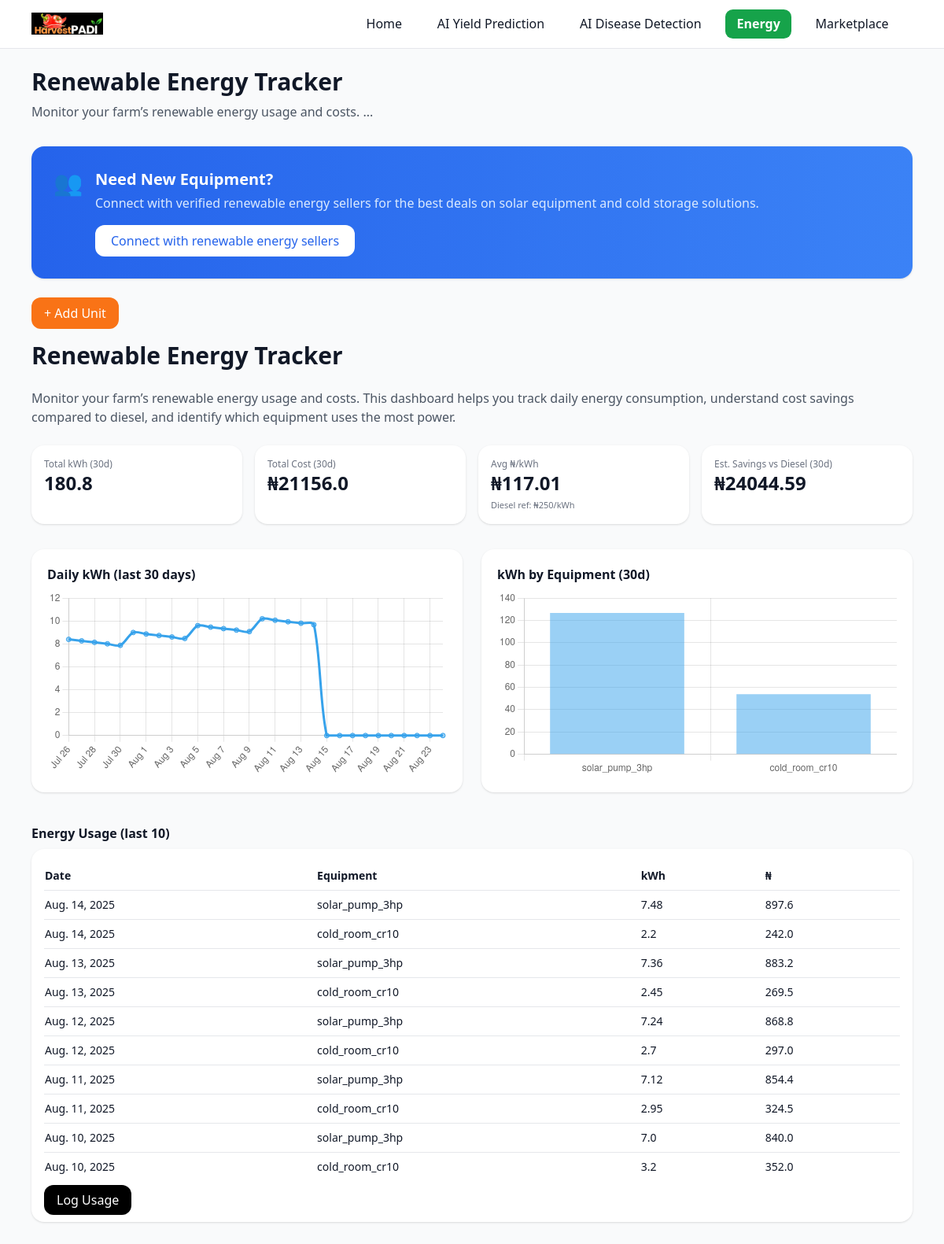
Page /energy/ on the committed database.
### energy/models.py (models this page shows, shortened)
class EnergyUsage(models.Model):
    date = models.DateField()
    equipment = models.CharField(max_length=100)  # e.g., solar_pump_3hp
    kwh = models.FloatField()
    cost_ngn = models.FloatField()

### energy/views.py (the view)
# urls.py: path('', views.energy_home, name='energy_home'),
def energy_home(request):
    role = get_role(request)
    products = RenewableProduct.objects.all()[:12]
    last_day = date.today()
    start_day = last_day - timedelta(days=29)
    usage_qs = EnergyUsage.objects.filter(date__gte=start_day, date__lte=last_day)
    total_kwh = usage_qs.aggregate(k=Sum('kwh'))['k'] or 0
    total_cost = usage_qs.aggregate(c=Sum('cost_ngn'))['c'] or 0
    avg_cost_per_kwh = round(total_cost / total_kwh, 2) if total_kwh else 0.0
    DIESEL_NGN_PER_KWH = 250  # tweak for your demo
    est_savings = max(DIESEL_NGN_PER_KWH - avg_cost_per_kwh, 0) * total_kwh if total_kwh else 0
    rows = (
        usage_qs.values('date')
        .annotate(kwh=Sum('kwh'))
        .order_by('date')
    )
    day_map = {r['date']: float(r['kwh'] or 0) for r in rows}
    labels, series_kwh = [], []
    for i in range(30):
        d = start_day + timedelta(days=i)
        labels.append(d.strftime('%b %d').replace(' 0', ' '))
        series_kwh.append(day_map.get(d, 0.0))
    eq_rows = (
        usage_qs.values('equipment')
        .annotate(kwh=Sum('kwh'))
        .order_by('-kwh')[:6]
    )
    eq_labels = [r['equipment'] for r in eq_rows]
    eq_series = [float(r['kwh'] or 0) for r in eq_rows]
    chart_data = {
        "labels": labels,
        "kwhSeries": series_kwh,
        "equipLabels": eq_labels,
        "equipSeries": eq_series,
    }
    recent_usage = EnergyUsage.objects.order_by('-date')[:10] if role == 'farmer' else []
    ctx = {
        'role': role,
        'products': products,
        'usage': recent_usage,
        'totals': {
            'kwh': round(total_kwh, 2),
            'cost_ngn': round(total_cost, 2),
            'avg_cost_per_kwh': avg_cost_per_kwh,
            'est_savings': round(est_savings, 2),
        },
        'chart_data': chart_data,   # <-- was 'chart_json': json.dumps(chart_data)
        'diesel_ref': DIESEL_NGN_PER_KWH,
    }
    return render(request, 'energy/home.html', ctx)

### core/utils.py (called while the page is built)
def get_role(request, default="farmer"):
    return request.session.get("role", default)

### templates/energy/home.html (shortened to what this page needs)
{% extends 'base.html' %}
{% load i18n %}
{% block content %}
<h1 class="text-3xl font-bold mb-2">{% trans "Renewable Energy Tracker" %}</h1>
<p class="text-gray-600 mb-6">
  {% trans "Monitor your farm’s renewable energy usage and costs. ..." %}
</p>
<div class="mt-8 mb-6 rounded-2xl p-6 md:p-7 text-white shadow
            bg-gradient-to-r from-blue-600 to-blue-500">
  <div class="flex items-start gap-4">
    <div class="text-2xl md:text-3xl leading-none">👥</div>
    <div class="flex-1">
      <h3 class="text-lg md:text-xl font-semibold">Need New Equipment?</h3>
      <p class="mt-1 text-blue-100">
        Connect with verified renewable energy sellers for the best deals on solar equipment and cold storage solutions.
      </p>
      <a href="https://harvestpadi.vercel.app/farmer"
         target="_blank" rel="noopener"
         class="inline-block mt-4 px-5 py-2 rounded-xl bg-white text-blue-600 font-medium hover:bg-blue-50">
        Connect with renewable energy sellers
      </a>
    </div>
  </div>
</div>
<div class="mb-4">
  <a href="{% url 'energy_unit_new' %}"
     class="inline-flex items-center px-4 py-2 rounded-xl text-white"
     style="background:#F97316;">
    + Add Unit
  </a>
</div>
<h1 class="text-3xl font-bold mb-6">{% trans "Renewable Energy Tracker" %}</h1>
<p class="text-gray-600 mb-6">
  Monitor your farm’s renewable energy usage and costs.
  This dashboard helps you track daily energy consumption, understand cost savings compared to diesel,
  and identify which equipment uses the most power.
</p>
<div class="grid md:grid-cols-4 gap-4 mb-8">
  <div class="bg-white p-4 rounded-2xl shadow">
    <div class="text-xs text-gray-500">{% trans "Total kWh (30d)" %}</div>
    <div class="text-2xl font-bold">{{ totals.kwh }}</div>
  </div>
  <div class="bg-white p-4 rounded-2xl shadow">
    <div class="text-xs text-gray-500">{% trans "Total Cost (30d)" %}</div>
    <div class="text-2xl font-bold">₦{{ totals.cost_ngn }}</div>
  </div>
  <div class="bg-white p-4 rounded-2xl shadow">
    <div class="text-xs text-gray-500">{% trans "Avg ₦/kWh" %}</div>
    <div class="text-2xl font-bold">₦{{ totals.avg_cost_per_kwh }}</div>
    <div class="text-[11px] text-gray-500 mt-1">{% trans "Diesel ref" %}: ₦{{ diesel_ref }}/kWh</div>
  </div>
  <div class="bg-white p-4 rounded-2xl shadow">
    <div class="text-xs text-gray-500">{% trans "Est. Savings vs Diesel (30d)" %}</div>
    <div class="text-2xl font-bold">₦{{ totals.est_savings }}</div>
  </div>
</div>
<div class="grid lg:grid-cols-2 gap-6">
  <div class="bg-white p-5 rounded-2xl shadow">
    <div class="font-semibold mb-2">{% trans "Daily kWh (last 30 days)" %}</div>
    <canvas id="kwhChart" height="140"></canvas>
  </div>
  <div class="bg-white p-5 rounded-2xl shadow">
    <div class="font-semibold mb-2">{% trans "kWh by Equipment (30d)" %}</div>
    <canvas id="equipChart" height="140"></canvas>
  </div>
</div>
{% if role == 'farmer' %}
  <h2 class="font-semibold mt-10 mb-2">{% trans "Energy Usage (last 10)" %}</h2>
  <div class="bg-white p-4 rounded-2xl shadow overflow-x-auto">
    <table class="min-w-full text-sm">
      <thead><tr class="text-left">
        <th class="py-2 pr-4">{% trans "Date" %}</th>
        <th class="py-2 pr-4">{% trans "Equipment" %}</th>
        <th class="py-2 pr-4">kWh</th>
        <th class="py-2 pr-4">₦</th>
      </tr></thead>
      <tbody>
        {% for u in usage %}
        <tr class="border-t">
          <td class="py-2 pr-4">{{ u.date }}</td>
          <td class="py-2 pr-4">{{ u.equipment }}</td>
          <td class="py-2 pr-4">{{ u.kwh }}</td>
          <td class="py-2 pr-4">{{ u.cost_ngn }}</td>
        </tr>
        {% endfor %}
      </tbody>
    </table>
    <div class="mt-3">
      <a class="px-4 py-2 bg-black text-white rounded-xl" href="/energy/usage/">{% trans "Log Usage" %}</a>
    </div>
  </div>
{% endif %}
<script>
  const data = JSON.parse(document.getElementById('energy-data').textContent);
  // Line chart: daily kWh
  new Chart(document.getElementById('kwhChart'), {
    type: 'line',
    data: {
      labels: data.labels,
      datasets: [{ label: 'kWh', data: data.kwhSeries, tension: 0.3 }]
    },
    options: {
      responsive: true,
      scales: { y: { beginAtZero: true } },
      plugins: { legend: { display: false } }
    }
  });
  // Bar chart: equipment share
  new Chart(document.getElementById('equipChart'), {
    type: 'bar',
    data: {
      labels: data.equipLabels,
      datasets: [{ label: 'kWh', data: data.equipSeries }]
    },
    options: {
      responsive: true,
      scales: { y: { beginAtZero: true } },
      plugins: { legend: { display: false } }
    }
  });
</script>
{% endblock %}

### rows in the picture
EnergyUsage: date "Aug. 14, 2025", equipment "solar_pump_3hp", kwh "7.48", cost_ngn "897.6"
EnergyUsage: date "Aug. 14, 2025", equipment "cold_room_cr10", kwh "2.2", cost_ngn "242.0"
EnergyUsage: date "Aug. 13, 2025", equipment "solar_pump_3hp", kwh "7.36", cost_ngn "883.2"
EnergyUsage: date "Aug. 13, 2025", equipment "cold_room_cr10", kwh "2.45", cost_ngn "269.5"
EnergyUsage: date "Aug. 12, 2025", equipment "solar_pump_3hp", kwh "7.24", cost_ngn "868.8"
EnergyUsage: date "Aug. 12, 2025", equipment "cold_room_cr10", kwh "2.7", cost_ngn "297.0"
EnergyUsage: date "Aug. 11, 2025", equipment "solar_pump_3hp", kwh "7.12", cost_ngn "854.4"
EnergyUsage: date "Aug. 11, 2025", equipment "cold_room_cr10", kwh "2.95", cost_ngn "324.5"
EnergyUsage: date "Aug. 10, 2025", equipment "solar_pump_3hp", kwh "7.0", cost_ngn "840.0"
EnergyUsage: date "Aug. 10, 2025", equipment "cold_room_cr10", kwh "3.2", cost_ngn "352.0"

### other values in the picture
{{ totals.kwh }} "180.8"
{{ totals.cost_ngn }} "21156.0"
{{ totals.avg_cost_per_kwh }} "117.01"
{{ diesel_ref }} "250"
{{ totals.est_savings }} "24044.59"
